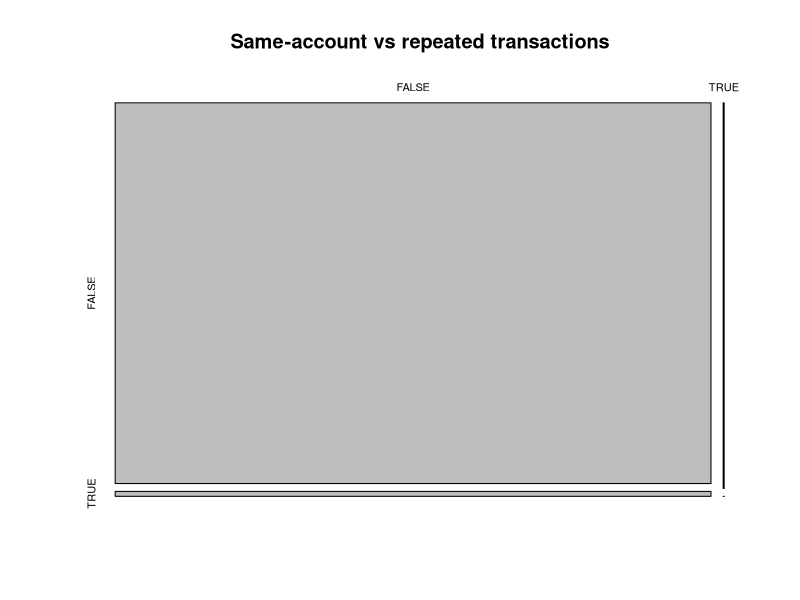

R code for this plot:
train   <- read.csv("train.csv",  header = TRUE, sep = " ",
                    quote = "\"", stringsAsFactors = FALSE,
                    check.names = FALSE)

dataset <- read.csv("test.csv",   header = TRUE, sep = " ",
                    quote = "\"", stringsAsFactors = FALSE,
                    check.names = FALSE)

add_engineered_vars <- function(df) {

  df$same_account <- df$`From Account` == df$`To Account`
  
  key <- paste(df$`From Account`, df$`To Account`, sep = "_")
  df$repeated <- ave(key, key, FUN = length) > 1
  
  df
}

train   <- add_engineered_vars(train)
dataset <- add_engineered_vars(dataset)

Data <- train[, -c(2, 3)]

glm_rep_small <- glm(
  `Is Laundering` ~ repeated +
    `Avg Stock Account To` + `Avg Stock Account From` +
    `Type Account To`,
  family = binomial(link = "probit"),
  data   = Data
)
summary(glm_rep_small)

plot(table(dataset$same_account, dataset$repeated),
     main = "Same-account vs repeated transactions")

prob_fraud <- predict(glm_rep_small, newdata = dataset, type = "response")
prediction <- ifelse(prob_fraud > 0.5, 1, 0)

submission <- data.frame(prob_fraud, prediction)
write.table(
  submission,
  file      = "submission.txt",
  sep       = " ",
  row.names = FALSE,
  col.names = FALSE,
  quote     = FALSE
)
